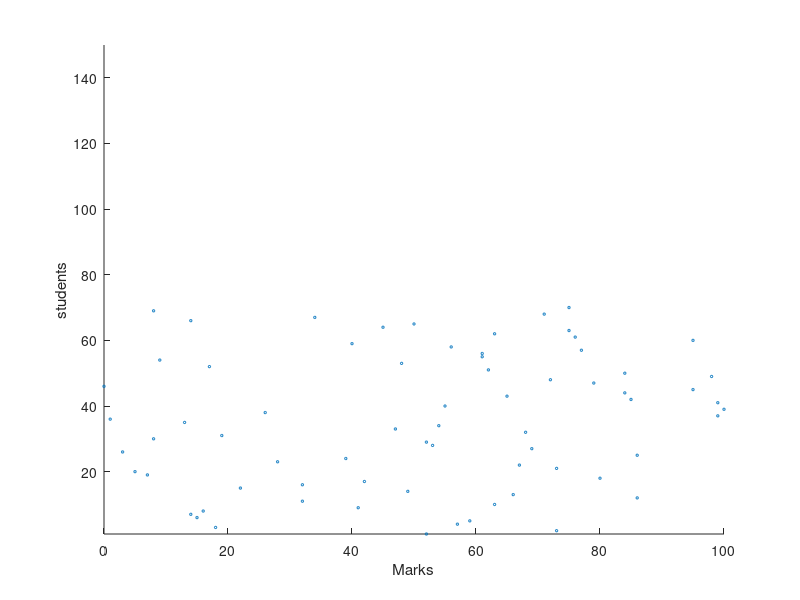

Reproduce this figure in MATLAB. (Note: this script raises an error after producing the figure.)
% To plot histogram and scatter plot of marks of 70students in a class.
X=round(100*rand(1,70));
y=1:70; % indicates 1st to 70th student

figure(1);
s=scatter(X,y,3); % 3=size of each circle
xlabel('Marks');
ylabel('students');
ylim([1 150]);

figure(2);
h=histogram(X,10);
xlabel('Marks');
ylabel('Number of students');